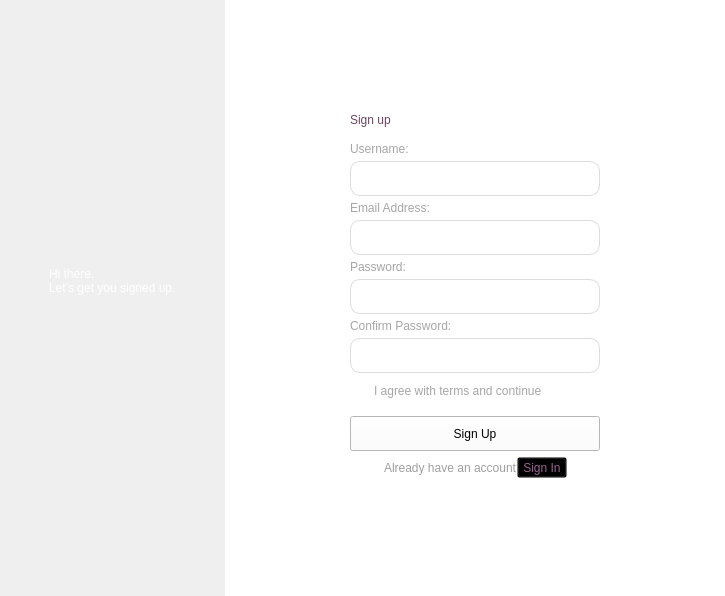
      <widget class="QWidget" name="page">
       <layout class="QHBoxLayout" name="horizontalLayout_3">
        <property name="spacing">
         <number>0</number>
        </property>
        <property name="leftMargin">
         <number>0</number>
        </property>
        <property name="topMargin">
         <number>0</number>
        </property>
        <property name="rightMargin">
         <number>0</number>
        </property>
        <property name="bottomMargin">
         <number>0</number>
        </property>
        <item>
         <widget class="QWidget" name="widget" native="true">
          <property name="styleSheet">
           <string notr="true">QWidget {
    background: qlineargradient(
        x1: 1, y1: 1, x2:1, y2: 0,
        stop: 0 rgb(255, 129, 135),
        stop: 0.5 rgb(250, 192, 181),
        stop: 1 rgb(244, 212, 212)
    );
}
</string>
          </property>
          <layout class="QVBoxLayout" name="verticalLayout_22">
           <item>
            <widget class="QLabel" name="logomin_1">
             <property name="minimumSize">
              <size>
               <width>40</width>
               <height>30</height>
              </size>
             </property>
             <property name="maximumSize">
              <size>
               <width>40</width>
               <height>30</height>
              </size>
             </property>
             <property name="styleSheet">
              <string notr="true">background-color: transparent</string>
             </property>
             <property name="text">
              <string/>
             </property>
             <property name="pixmap">
              <pixmap>../../../../../../.designer/images/logomin.png</pixmap>
             </property>
             <property name="scaledContents">
              <bool>true</bool>
             </property>
            </widget>
           </item>
           <item>
            <spacer name="verticalSpacer_9">
             <property name="orientation">
              <enum>Qt::Orientation::Vertical</enum>
             </property>
             <property name="sizeHint" stdset="0">
              <size>
               <width>20</width>
               <height>222</height>
              </size>
             </property>
            </spacer>
           </item>
           <item>
            <layout class="QHBoxLayout" name="horizontalLayout_16">
             <property name="bottomMargin">
              <number>70</number>
             </property>
             <item>
              <spacer name="horizontalSpacer_13">
               <property name="orientation">
                <enum>Qt::Orientation::Horizontal</enum>
               </property>
               <property name="sizeHint" stdset="0">
                <size>
                 <width>40</width>
                 <height>20</height>
                </size>
               </property>
              </spacer>
             </item>
             <item>
              <layout class="QVBoxLayout" name="verticalLayout_20">
               <property name="spacing">
                <number>0</number>
               </property>
               <item>
                <widget class="QLabel" name="label_17">
                 <property name="styleSheet">
                  <string notr="true">color: rgb(255, 255, 255);
font: 600 30px &quot;Inter&quot;;
background-color: transparent
</string>
                 </property>
                 <property name="text">
                  <string>Hi there.</string>
                 </property>
                </widget>
               </item>
               <item>
                <widget class="QLabel" name="label_18">
                 <property name="styleSheet">
                  <string notr="true">color: rgb(255, 255, 255);
font: 500 20px &quot;Inter&quot;;
background-color: transparent
</string>
                 </property>
                 <property name="text">
                  <string>Let’s get you signed up.</string>
                 </property>
                </widget>
               </item>
              </layout>
             </item>
             <item>
              <spacer name="horizontalSpacer_14">
               <property name="orientation">
                <enum>Qt::Orientation::Horizontal</enum>
               </property>
               <property name="sizeHint" stdset="0">
                <size>
                 <width>40</width>
                 <height>20</height>
                </size>
               </property>
              </spacer>
             </item>
            </layout>
           </item>
           <item>
            <spacer name="verticalSpacer_8">
             <property name="orientation">
              <enum>Qt::Orientation::Vertical</enum>
             </property>
             <property name="sizeHint" stdset="0">
              <size>
               <width>20</width>
               <height>222</height>
              </size>
             </property>
            </spacer>
           </item>
           <item>
            <layout class="QHBoxLayout" name="horizontalLayout_15"/>
           </item>
          </layout>
         </widget>
        </item>
        <item>
         <widget class="QWidget" name="widget_2" native="true">
          <property name="minimumSize">
           <size>
            <width>500</width>
            <height>0</height>
           </size>
          </property>
          <property name="maximumSize">
           <size>
            <width>500</width>
            <height>16777215</height>
           </size>
          </property>
          <property name="styleSheet">
           <string notr="true">background-color: rgb(255, 255, 255);</string>
          </property>
          <layout class="QVBoxLayout" name="verticalLayout_17">
           <item>
            <spacer name="verticalSpacer_3">
             <property name="orientation">
              <enum>Qt::Orientation::Vertical</enum>
             </property>
             <property name="sizeHint" stdset="0">
              <size>
               <width>20</width>
               <height>93</height>
              </size>
             </property>
            </spacer>
           </item>
           <item>
            <layout class="QHBoxLayout" name="horizontalLayout_8">
             <property name="topMargin">
              <number>0</number>
             </property>
             <property name="bottomMargin">
              <number>0</number>
             </property>
             <item>
              <spacer name="horizontalSpacer">
               <property name="orientation">
                <enum>Qt::Orientation::Horizontal</enum>
               </property>
               <property name="sizeHint" stdset="0">
                <size>
                 <width>40</width>
                 <height>20</height>
                </size>
               </property>
              </spacer>
             </item>
             <item>
              <layout class="QVBoxLayout" name="verticalLayout_14">
               <property name="spacing">
                <number>5</number>
               </property>
               <item>
                <layout class="QVBoxLayout" name="verticalLayout_6">
                 <item>
                  <layout class="QVBoxLayout" name="verticalLayout_13">
                   <property name="spacing">
                    <number>0</number>
                   </property>
                   <property name="bottomMargin">
                    <number>10</number>
                   </property>
                   <item>
                    <widget class="QLabel" name="label_12">
                     <property name="styleSheet">
                      <string notr="true">color: rgb(108, 68, 100);
font: 700 40px &quot;Inter&quot;;
background-color: transparent
</string>
                     </property>
                     <property name="text">
                      <string>Sign up</string>
                     </property>
                    </widget>
                   </item>
                  </layout>
                 </item>
                 <item>
                  <layout class="QVBoxLayout" name="verticalLayout_5">
                   <property name="bottomMargin">
                    <number>10</number>
                   </property>
                   <item>
                    <layout class="QVBoxLayout" name="verticalLayout">
                     <item>
                      <widget class="QLabel" name="username_label">
                       <property name="styleSheet">
                        <string notr="true">color: rgb(166, 166, 166);
font:500 12px &quot;Inter&quot;;
background-color: transparent
</string>
                       </property>
                       <property name="text">
                        <string>Username:</string>
                       </property>
                      </widget>
                     </item>
                     <item>
                      <widget class="QLineEdit" name="username_line">
                       <property name="sizePolicy">
                        <sizepolicy hsizetype="Preferred" vsizetype="Fixed">
                         <horstretch>0</horstretch>
                         <verstretch>0</verstretch>
                        </sizepolicy>
                       </property>
                       <property name="minimumSize">
                        <size>
                         <width>250</width>
                         <height>35</height>
                        </size>
                       </property>
                       <property name="styleSheet">
                        <string notr="true">QLineEdit {
    background-color: transparent;
    border: 1px solid #dcdcdc;
    border-radius: 10px;
    padding-left: 14px;
    font: 500 12px &quot;Inter&quot;;
    color: rgb(108, 68, 103)
}

QLineEdit:focus {
    border: 1px solid rgb(255, 157, 160); /* Blue border on focus */
    background-color: #ffffff;
    outline: none;
}

QLineEdit[echoMode=&quot;1&quot;] { /* For password fields */
    letter-spacing: 2px;
}

QLineEdit::placeholder {
	font: 500 15px &quot;Inter&quot;;
    color: #999999;
}
</string>
                       </property>
                       <property name="text">
                        <string/>
                       </property>
                       <property name="echoMode">
                        <enum>QLineEdit::EchoMode::Normal</enum>
                       </property>
                       <property name="dragEnabled">
                        <bool>true</bool>
                       </property>
                       <property name="readOnly">
                        <bool>false</bool>
                       </property>
                       <property name="placeholderText">
                        <string/>
                       </property>
                       <property name="clearButtonEnabled">
                        <bool>false</bool>
                       </property>
                      </widget>
                     </item>
                    </layout>
                   </item>
                   <item>
                    <layout class="QVBoxLayout" name="verticalLayout_2">
                     <item>
                      <widget class="QLabel" name="email_label">
                       <property name="styleSheet">
                        <string notr="true">color: rgb(166, 166, 166);
font:500 12px &quot;Inter&quot;;
background-color: transparent
</string>
                       </property>
                       <property name="text">
                        <string>Email Address:</string>
                       </property>
                      </widget>
                     </item>
                     <item>
                      <widget class="QLineEdit" name="email_line">
                       <property name="sizePolicy">
                        <sizepolicy hsizetype="Preferred" vsizetype="Fixed">
                         <horstretch>0</horstretch>
                         <verstretch>0</verstretch>
                        </sizepolicy>
                       </property>
                       <property name="minimumSize">
                        <size>
                         <width>250</width>
                         <height>35</height>
                        </size>
                       </property>
                       <property name="styleSheet">
                        <string notr="true">QLineEdit {
    background-color: transparent;
    border: 1px solid #dcdcdc;
    border-radius: 10px;
    padding-left: 14px;
    font: 500 12px &quot;Inter&quot;;
    color: rgb(108, 68, 103)
}

QLineEdit:focus {
    border: 1px solid rgb(255, 157, 160); /* Blue border on focus */
    background-color: #ffffff;
    outline: none;
}

QLineEdit[echoMode=&quot;1&quot;] { /* For password fields */
    letter-spacing: 2px;
}

QLineEdit::placeholder {
    color: #999999;
}
</string>
                       </property>
                       <property name="text">
                        <string/>
                       </property>
                       <property name="echoMode">
                        <enum>QLineEdit::EchoMode::Normal</enum>
                       </property>
                       <property name="dragEnabled">
                        <bool>true</bool>
                       </property>
                       <property name="readOnly">
                        <bool>false</bool>
                       </property>
                       <property name="placeholderText">
                        <string/>
                       </property>
                       <property name="clearButtonEnabled">
                        <bool>false</bool>
                       </property>
                      </widget>
                     </item>
                    </layout>
                   </item>
                   <item>
                    <layout class="QVBoxLayout" name="verticalLayout_3">
                     <item>
                      <widget class="QLabel" name="password_label">
                       <property name="styleSheet">
                        <string notr="true">color: rgb(166, 166, 166);
font:500 12px &quot;Inter&quot;;
background-color: transparent
</string>
                       </property>
                       <property name="text">
                        <string>Password:</string>
                       </property>
                      </widget>
                     </item>
                     <item>
                      <widget class="QLineEdit" name="password_line">
                       <property name="minimumSize">
                        <size>
                         <width>250</width>
                         <height>35</height>
                        </size>
                       </property>
                       <property name="styleSheet">
                        <string notr="true">QLineEdit {
    background-color: transparent;
    border: 1px solid #dcdcdc;
    border-radius: 10px;
    padding-left: 14px;
    font: 400 7px &quot;Inter&quot;;
    color:rgb(108, 68, 103)
}

QLineEdit:focus {
    border: 1px solid rgb(255, 157, 160); /* Blue border on focus */
    background-color: #ffffff;
    outline: none;
}

QLineEdit[echoMode=&quot;1&quot;] { /* For password fields */
    letter-spacing: 2px;
}

QLineEdit::placeholder {
    color: #999999;
}
</string>
                       </property>
                       <property name="text">
                        <string/>
                       </property>
                       <property name="echoMode">
                        <enum>QLineEdit::EchoMode::Password</enum>
                       </property>
                       <property name="placeholderText">
                        <string/>
                       </property>
                       <property name="clearButtonEnabled">
                        <bool>false</bool>
                       </property>
                      </widget>
                     </item>
                    </layout>
                   </item>
                   <item>
                    <layout class="QVBoxLayout" name="verticalLayout_4">
                     <item>
                      <widget class="QLabel" name="confirm_label">
                       <property name="styleSheet">
                        <string notr="true">color: rgb(166, 166, 166);
font:500 12px &quot;Inter&quot;;
background-color: transparent
</string>
                       </property>
                       <property name="text">
                        <string>Confirm Password:</string>
                       </property>
                      </widget>
                     </item>
                     <item>
                      <widget class="QLineEdit" name="confirm_line">
                       <property name="minimumSize">
                        <size>
                         <width>250</width>
                         <height>35</height>
                        </size>
                       </property>
                       <property name="styleSheet">
                        <string notr="true">QLineEdit {
    background-color: transparent;
    border: 1px solid #dcdcdc;
    border-radius: 10px;
    padding-left: 14px;
    font: 400 7px &quot;Inter&quot;;
    color: rgb(108, 68, 103)
}

QLineEdit:focus {
    border: 1px solid rgb(255, 157, 160); /* Blue border on focus */
    background-color: #ffffff;
    outline: none;
}

QLineEdit[echoMode=&quot;1&quot;] { /* For password fields */
    letter-spacing: 2px;
}

QLineEdit::placeholder {
    color: #999999;
}
</string>
                       </property>
                       <property name="text">
                        <string/>
                       </property>
                       <property name="echoMode">
                        <enum>QLineEdit::EchoMode::Password</enum>
                       </property>
                       <property name="placeholderText">
                        <string/>
                       </property>
                       <property name="clearButtonEnabled">
                        <bool>false</bool>
                       </property>
                      </widget>
                     </item>
                    </layout>
                   </item>
                   <item>
                    <layout class="QHBoxLayout" name="horizontalLayout_2">
                     <property name="leftMargin">
                      <number>5</number>
                     </property>
                     <property name="topMargin">
                      <number>3</number>
                     </property>
                     <item>
                      <widget class="QCheckBox" name="terms_checkbox">
                       <property name="cursor">
                        <cursorShape>ArrowCursor</cursorShape>
                       </property>
                       <property name="styleSheet">
                        <string notr="true">
QCheckBox{
color: rgb(166, 166, 166);
font:500 10px &quot;Inter&quot;;
background-color: transparent;
}

QCheckBox::indicator {
    
	rgb(212, 212, 212)
}

</string>
                       </property>
                       <property name="text">
                        <string>I agree with terms and continue</string>
                       </property>
                       <property name="tristate">
                        <bool>false</bool>
                       </property>
                      </widget>
                     </item>
                    </layout>
                   </item>
                  </layout>
                 </item>
                 <item>
                  <widget class="QToolButton" name="signup_btn">
                   <property name="sizePolicy">
                    <sizepolicy hsizetype="Preferred" vsizetype="Fixed">
                     <horstretch>0</horstretch>
                     <verstretch>0</verstretch>
                    </sizepolicy>
                   </property>
                   <property name="minimumSize">
                    <size>
                     <width>0</width>
                     <height>35</height>
                    </size>
                   </property>
                   <property name="cursor">
                    <cursorShape>PointingHandCursor</cursorShape>
                   </property>
                   <property name="styleSheet">
                    <string notr="true">/* Base style for QToolButton */
QToolButton {

    
   background: qlineargradient(
        x1: 0, y1: 1, x2: 1, y2: 0,
        stop: 0 rgb(255, 130, 136),
  
        stop: 1 rgb(244, 212, 212)
    );


    color: white;               /* White text */
    border: none;
    border-radius: 10px;
   
    font: 500 12px &quot;Inter&quot;;
   

    transition: background-color 0.3s ease;
}

/* Hover state */
QToolButton:hover {
    background-color: rgb(230, 146, 149)
}

/* Pressed state */
QToolButton:pressed {
    background-color: rgb(144, 72, 101) pressed */
}

/* Disabled state */
QToolButton:disabled {
    background-color: #A6A6A6;  /* Gray background when disabled */
    color: #666666;
    cursor: default;
}

/* Optional: Different style for Sign Up button */
QToolButton#signUpButton {
    background-color: #28A745;  /* Green */
}

QToolButton#signUpButton:hover {
    background-color: #1E7E34;
}

QToolButton#signUpButton:pressed {
    background-color: #155D27;
}
</string>
                   </property>
                   <property name="text">
                    <string>Sign Up</string>
                   </property>
                  </widget>
                 </item>
                </layout>
               </item>
              </layout>
             </item>
             <item>
              <spacer name="horizontalSpacer_2">
               <property name="orientation">
                <enum>Qt::Orientation::Horizontal</enum>
               </property>
               <property name="sizeHint" stdset="0">
                <size>
                 <width>40</width>
                 <height>20</height>
                </size>
               </property>
              </spacer>
             </item>
            </layout>
           </item>
           <item>
            <layout class="QHBoxLayout" name="horizontalLayout_13">
             <item>
              <spacer name="horizontalSpacer_9">
               <property name="orientation">
                <enum>Qt::Orientation::Horizontal</enum>
               </property>
               <property name="sizeHint" stdset="0">
                <size>
                 <width>40</width>
                 <height>20</height>
                </size>
               </property>
              </spacer>
             </item>
             <item>
              <layout class="QHBoxLayout" name="horizontalLayout_12">
               <property name="spacing">
                <number>0</number>
               </property>
               <property name="leftMargin">
                <number>0</number>
               </property>
               <property name="bottomMargin">
                <number>5</number>
               </property>
               <item>
                <widget class="QLabel" name="label_19">
                 <property name="maximumSize">
                  <size>
                   <width>133</width>
                   <height>16777215</height>
                  </size>
                 </property>
                 <property name="styleSheet">
                  <string notr="true">color: rgb(159, 159, 159);
font: 400 11px &quot;Inter&quot;;
background-color: transparent
</string>
                 </property>
                 <property name="text">
                  <string>Already have an account?</string>
                 </property>
                </widget>
               </item>
               <item>
                <widget class="QToolButton" name="signin_btn_existing">
                 <property name="minimumSize">
                  <size>
                   <width>20</width>
                   <height>0</height>
                  </size>
                 </property>
                 <property name="maximumSize">
                  <size>
                   <width>50</width>
                   <height>16777215</height>
                  </size>
                 </property>
                 <property name="cursor">
                  <cursorShape>PointingHandCursor</cursorShape>
                 </property>
                 <property name="styleSheet">
                  <string notr="true">/* Default style */
QToolButton {
    background-color: transparent;
    color: rgb(153, 97, 146);
    font: 500 11px &quot;Inter&quot;;
}

/* Hover effect: darker border */
QToolButton:hover {
    border-color: rgb(198, 99, 137)
}

/* Pressed effect: even darker border */
QToolButton:pressed {
    border-color: rgb(144, 72, 101)
}

/* Disabled state */
QToolButton:disabled {
    border-color: #CCCCCC;
    color: #CCCCCC;
}
</string>
                 </property>
                 <property name="text">
                  <string>Sign In</string>
                 </property>
                </widget>
               </item>
              </layout>
             </item>
             <item>
              <spacer name="horizontalSpacer_8">
               <property name="orientation">
                <enum>Qt::Orientation::Horizontal</enum>
               </property>
               <property name="sizeHint" stdset="0">
                <size>
                 <width>40</width>
                 <height>20</height>
                </size>
               </property>
              </spacer>
             </item>
            </layout>
           </item>
           <item>
            <spacer name="verticalSpacer_4">
             <property name="orientation">
              <enum>Qt::Orientation::Vertical</enum>
             </property>
             <property name="sizeHint" stdset="0">
              <size>
               <width>20</width>
               <height>47</height>
              </size>
             </property>
            </spacer>
           </item>
          </layout>
         </widget>
        </item>
       </layout>
      </widget>
